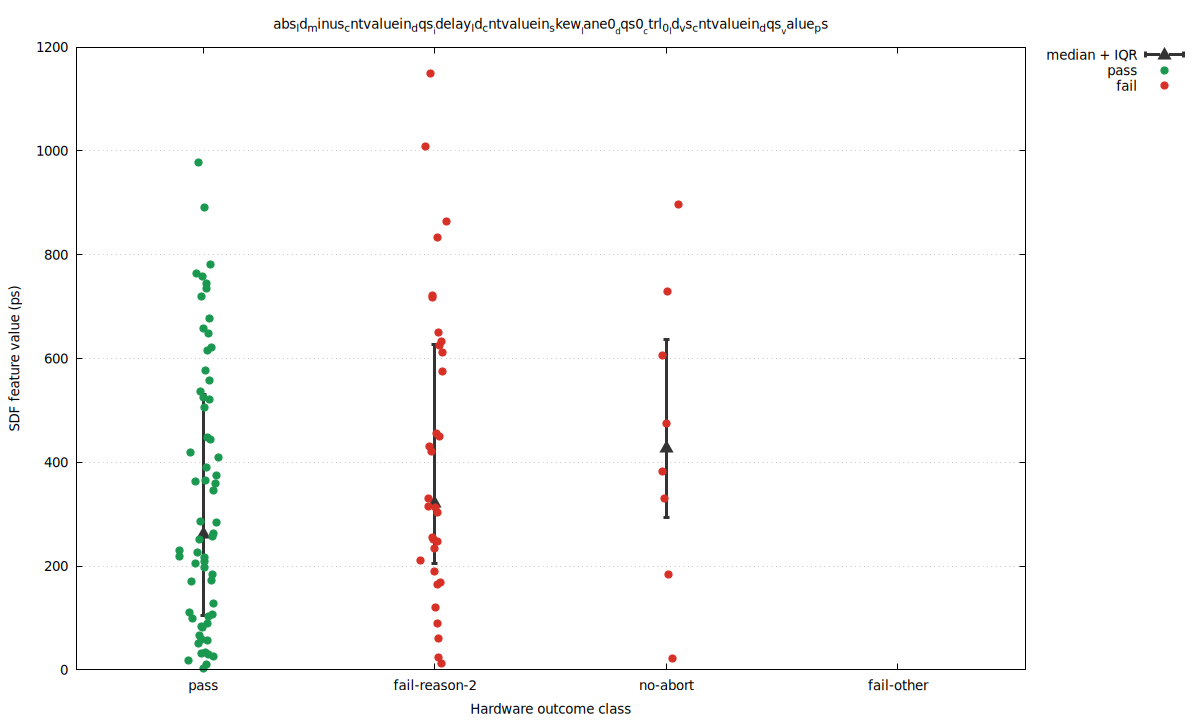

Reproduce this figure in gnuplot.
set terminal pngcairo size 1200,720 enhanced font 'DejaVu Sans,10'
set output 'baseline_seed_1_30_skew_abs_ld_minus_cntvaluein_dqs_idelay_ld_cntvaluein_skew_lane0_dqs0_ctrl_0_ld_vs_cntvalue.png'
set datafile separator comma
set key outside right top
set grid ytics
set xrange [0.45:4.55]
set xtics ('pass' 1, 'fail-reason-2' 2, 'no-abort' 3, 'fail-other' 4)
set xlabel 'Hardware outcome class'
set ylabel 'SDF feature value (ps)'
set title 'abs_ld_minus_cntvaluein_dqs__idelay_ld_cntvaluein_skew__lane0__dqs0__ctrl_0__ld_vs_cntvaluein_dqs__value_ps'
plot \
  'baseline_seed_1_30_skew_abs_ld_minus_cntvaluein_dqs_idelay_ld_cntvaluein_skew_lane0_dqs0_ctrl_0_ld_vs_cntvalue.summary.dat' using 1:4:3:5 with yerrorbars pt 9 ps 1.5 lw 3 lc rgb '#333333' title 'median + IQR', \
  'baseline_seed_1_30_skew_abs_ld_minus_cntvaluein_dqs_idelay_ld_cntvaluein_skew_lane0_dqs0_ctrl_0_ld_vs_cntvalue.dat' using 1:4 with points pt 7 ps 1.2 lc rgb '#1a9850' title 'pass', \
  'baseline_seed_1_30_skew_abs_ld_minus_cntvaluein_dqs_idelay_ld_cntvaluein_skew_lane0_dqs0_ctrl_0_ld_vs_cntvalue.dat' using 1:5 with points pt 7 ps 1.2 lc rgb '#d73027' title 'fail'
